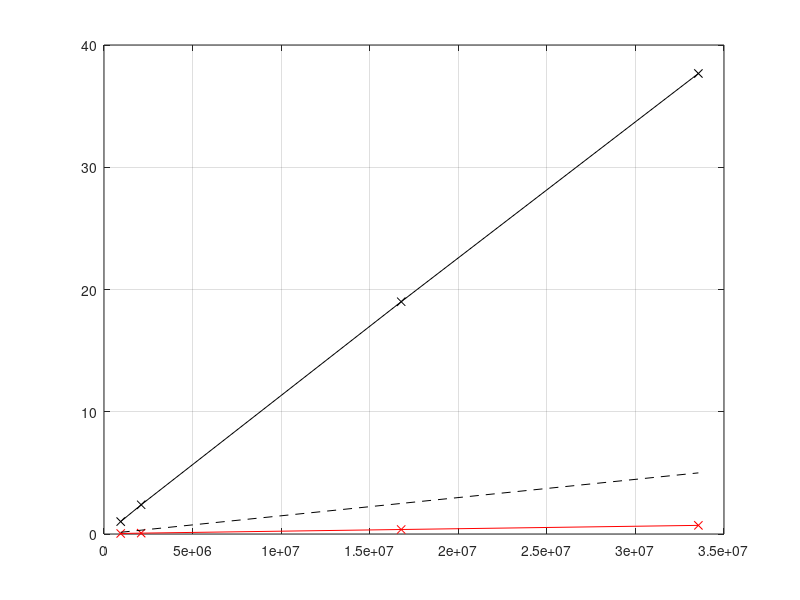

Reproduce this figure in MATLAB. (Note: this script raises an error after producing the figure.)
% 9.25.17 : comparison of multigrid execution times for several grids ; CPU and GPU

nx=[98 128 256 512];
ny=[98 128 256 256];
nz=[98 128 256 256];
gput=[0.042 0.071 0.368 0.706];
cput=[1.015 2.389 19.0 37.67];

%98x98x98	0.042		1.015		4 levels
%128x128x128	0.071		2.389		6 levels
%256x256x256	0.368		19.0		7 levels
%512x256x256	0.706		37.67		7 levels

npt=nx.*ny.*nz;

cog = cput./gput;

close all;
h=figure(1);

hold on;
plot(npt,cput,'k-x') ; hold on;
plot(npt, gput,'r-x') ;

% plot a linear law
plot(npt, 5*npt/npt(end), 'k--') ;

box on ; grid on;

legend('AMD FX-8350','GTX 1080','Linear law',2);

set(gca, 'xscale','log') ;
set(gca, 'yscale','log') ;

xlabel('\it DOFs', 'Fontsize',14)
ylabel('\it Time(s)', 'Fontsize',14);

print(gcf, '-depsc2', 'poisson.eps');


